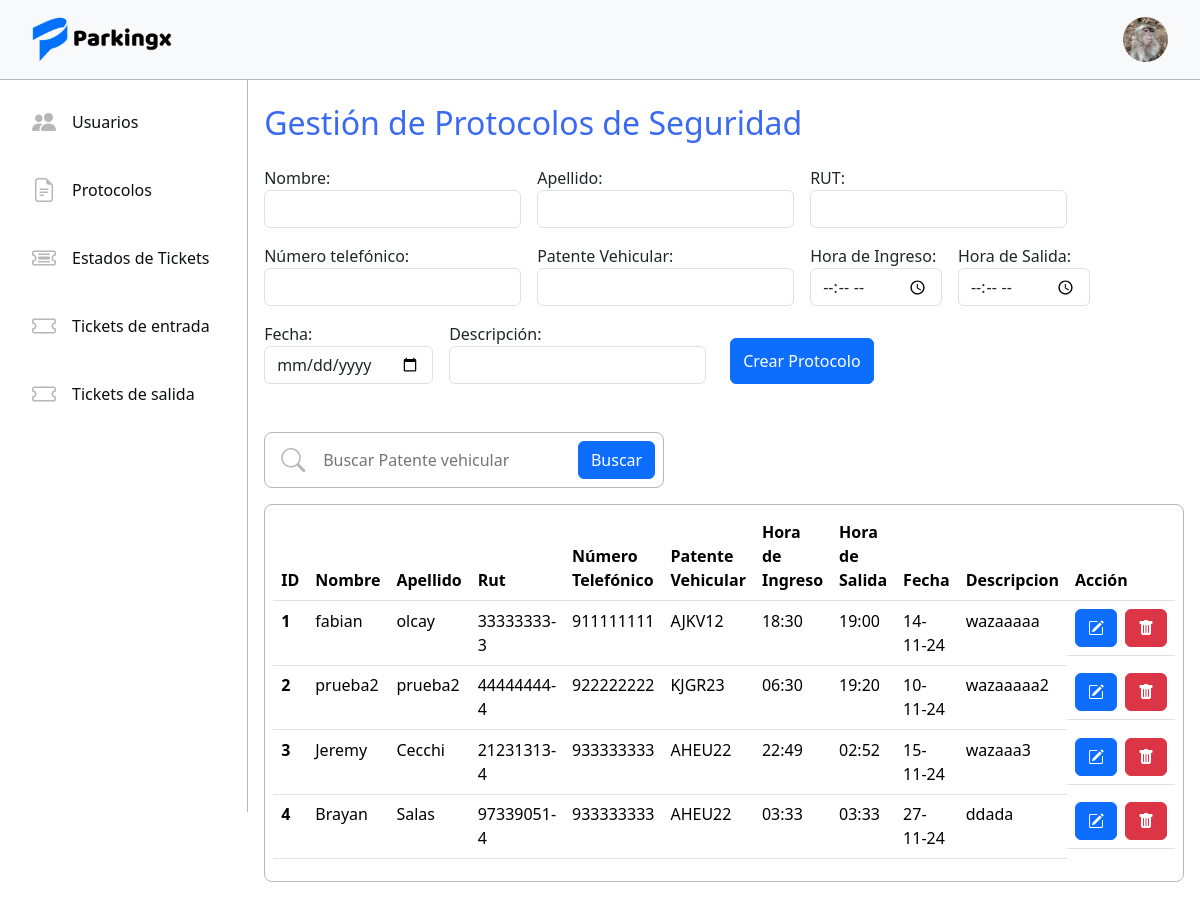
/protocolos/ (signed in), run on the app's committed database.
### tickets/models.py (models this page shows, shortened)
class Usuario(AbstractUser):
    name = models.CharField(max_length=50)
    last_name = models.CharField(max_length=50)
    rut = models.CharField(max_length=10)
    email = models.EmailField(max_length=254, unique=True)
    rol = models.ForeignKey(Rol, on_delete=models.RESTRICT)
    avatar = models.ImageField(upload_to='avatars', blank=True, null=True)

class Protocolo(models.Model):
    name = models.CharField(max_length=45)
    last_name = models.CharField(max_length=45)
    rut = models.CharField(max_length=10)
    number = models.CharField(max_length=9)
    patente = models.CharField(max_length=6)
    hora_ingreso = models.TimeField()
    hora_salida = models.TimeField()
    date = models.DateField()
    description = models.TextField(max_length=45)

### tickets/views.py (the view, shortened to what this page needs)
# urls.py: path('protocolos/', CreateProtocolo.as_view(), name='protocolos'),
@method_decorator(login_required, name='dispatch')
class CreateProtocolo(CreateView, ListView):
    model = Protocolo
    form_class = ProtocoloForm
    template_name = 'tickets/protocolo.html'
    success_url = reverse_lazy('protocolos')
    context_object_name = 'protocolos'

### tickets/templates/tickets/protocolo.html (shortened to what this page needs)
{% extends 'tickets/base.html' %}
{% block content %}
<div class="p-3">
    <h2 class="my-2 blue-sys">Gestión de Protocolos de Seguridad</h2>
    <form method="POST">
        <div class="d-flex flex-wrap gap-3 mt-4 mb-5">
            {{ form.as_p }}
            <button type="submit" class="btn btn-primary mt-3 mx-2">Crear Protocolo</button>
        </div>
    </form>
    <div class="search-content mt-3">
        <i class="bi bi-search menu-icon"></i>
        <input type="text" class="search-inpt" placeholder="Buscar Patente vehicular" maxlength="6">
        <button class="btn btn-primary">Buscar</button>
    </div>
    {% if protocolos %}
        <div class="border-table mt-3">
            <table class="table ">
                <thead>
                    <tr>
                        <th scope="col">ID</th>
                        <th scope="col">Nombre</th>
                        <th scope="col">Apellido</th>
                        <th scope="col">Rut</th>
                        <th scope="col">Número Telefónico</th>
                        <th scope="col">Patente Vehicular</th>
                        <th scope="col">Hora de Ingreso</th>
                        <th scope="col">Hora de Salida</th>
                        <th scope="col">Fecha</th>
                        <th scope="col">Descripcion</th>
                        <th scope="col">Acción</th>
                    </tr>
                </thead>
                <tbody>
                    {% for p in protocolos %}
                    <tr>
                        <th scope="row">{{ p.id }}</th>
                        <td>{{ p.name }}</td>
                        <td>{{ p.last_name }}</td>
                        <td>{{ p.rut }}</td>
                        <td>{{ p.number }}</td>
                        <td>{{ p.patente }}</td>
                        <td>{{ p.hora_ingreso }}</td>
                        <td>{{ p.hora_salida }}</td>
                        <td>{{ p.date|date:"d-m-y" }}</td>
                        <td>{{ p.description }}</td>
                        <td class="d-flex gap-2">
                            <a href="{% url 'protocoloUpdate' p.id %}" class="btn btn-primary"><i class="bi bi-pencil-square"></i></a>
                            <a href="{% url 'protocoloDelete' p.id %}" class="btn btn-danger"><i class="bi bi-trash-fill"></i></a>
                        </td>
                    <tr>
                    {% endfor %}
                </tbody>
            </table>
        </div>
    {% else %}
        <h4>No existen Protocolos registrados...</h4>
    {% endif %}
    </div>
{% endblock %}

### tickets/templates/tickets/base.html (shortened to what this page needs)
<!DOCTYPE html>
<html lang="en">
<head>
    <link href="https://cdn.jsdelivr.net/npm/bootstrap@5.3.3/dist/css/bootstrap.min.css" rel="stylesheet">
    <link rel="stylesheet" href="https://cdn.jsdelivr.net/npm/bootstrap-icons@1.11.3/font/bootstrap-icons.min.css">
    {% load static %}
    <link rel="stylesheet" href="{% static 'tickets/css/styles.css' %}">
    <link rel="stylesheet" href="{% static 'tickets/css/login.css' %}">
</head>
<body>
    <nav class="navbar bg-body-tertiary">
        <div class="container-fluid">
            <img src="{% static 'tickets/img/Logo.png' %}" class="icon-project" alt="">
            {% if request.user.is_authenticated %}
            {% if request.user.avatar %}
            <img src="{{ request.user.avatar.url }}" alt="" class="avatar" id="avatar">
            {% else %}
            <img src="{% static 'tickets/img/defaultavatar.png' %}" alt="" class="avatar" id="avatar">
            {% endif %}
            {% else %}
            <a href="{% url 'login' %}" class="btn btn-primary">Iniciar sesión</a>
            {% endif %}
        </div>
    </nav>
    <div class="d-flex">
        <div class="sidebar">
            <ul class="nav menu flex-column">
                {% if request.user.rol.name == 'root' or request.user.rol.name == 'Administrador' %}
                <li class="nav-item">
                    <a class="option nav-link" href="{% url 'userlist' %}">
                        <i class="bi bi-people-fill menu-icon"></i>
                        <p class="option-text">Usuarios</p>
                    </a>
                </li>
                <li class="nav-item">
                    <a class="option nav-link" href="{% url 'protocolos' %}">
                        <i class="bi bi-file-earmark-text menu-icon"></i>
                        <p class="option-text">Protocolos</p>
                    </a>
                </li>
                <li class="nav-item">
                    <a class="option nav-link" href="{% url 'home' %}">
                        <i class="bi bi-ticket-detailed menu-icon"></i>
                        <p class="option-text">Estados de Tickets</p>
                    </a>
                </li>
                {% endif %}
                {% if request.user.rol.name == 'root' %}
                <li class="nav-item">
                    <a class="option nav-link" href="{% url 'home' %}">
                        <i class="bi bi-ticket menu-icon"></i>
                        <p class="option-text">Tickets de entrada</p>
                    </a>
                </li>
                <li class="nav-item">
                    <a class="option nav-link" href="{% url 'home' %}">
                        <i class="bi bi-ticket menu-icon"></i>
                        <p class="option-text">Tickets de salida</p>
                    </a>
                </li>
                {% endif %}
            </ul>
        </div>
        <div class="home-content">
            {% block content %}{% endblock %}
        </div>
    </div>
</body>
    {% load static %}
</html>

### tickets/static/tickets/css/styles.css (style rules this page uses)
nav { height: 5rem; border-bottom: solid 1px #B7B7B7; background-color: #FFFFFF; }
.blue-sys { color: #396af1; }
.container-fluid { padding: 0 2rem; position: relative; }
.icon-project { width: 9rem; }
.sidebar { width: 20rem; height: 91.5vh; border-right: solid 1px #B7B7B7; }
.nav-link { padding: 0; color: black; transition: .3s; }
.menu { padding: 1rem; gap: 1rem; }
.menu-icon { font-size: 1.5rem; color: #B7B7B7; transition: .3s; }
.option { display: flex; align-items: center; gap: 1rem; padding: .5rem 1rem; border-radius: .5rem; }
.option-text { margin: 0; color: #0d0e12; }
.avatar { width: 45px; height: 45px; border-radius: 50%; cursor: pointer; }
p { margin: 0; }
.home-content { background-color: transparent; height: 91.5vh; width: 83.5%; }
.border-table { border: solid 1px #B7B7B7; border-radius: .5rem; padding: .4rem .5rem; }
.search-inpt { border: none; outline: none; width: 100%; }
.search-content { border: solid 1px #B7B7B7; border-radius: .5rem; padding: .5rem .5rem .5rem 1rem; display: flex; align-items: center; gap: 1rem; width: 25rem; }

### data on the page
Usuario: user.avatar (picture)
Protocolo: id "1", name "fabian", last_name "olcay", rut "33333333-3", number "911111111", patente "AJKV12", hora_ingreso "18:30", hora_salida "19:00", date "14-11-24", description "wazaaaaa"
Protocolo: id "2", name "prueba2", last_name "prueba2", rut "44444444-4", number "922222222", patente "KJGR23", hora_ingreso "06:30", hora_salida "19:20", date "10-11-24", description "wazaaaaa2"
Protocolo: id "3", name "Jeremy", last_name "Cecchi", rut "21231313-4", number "933333333", patente "AHEU22", hora_ingreso "22:49", hora_salida "02:52", date "15-11-24", description "wazaaa3"
Protocolo: id "4", name "Brayan", last_name "Salas", rut "97339051-4", number "933333333", patente "AHEU22", hora_ingreso "03:33", hora_salida "03:33", date "27-11-24", description "ddada"
